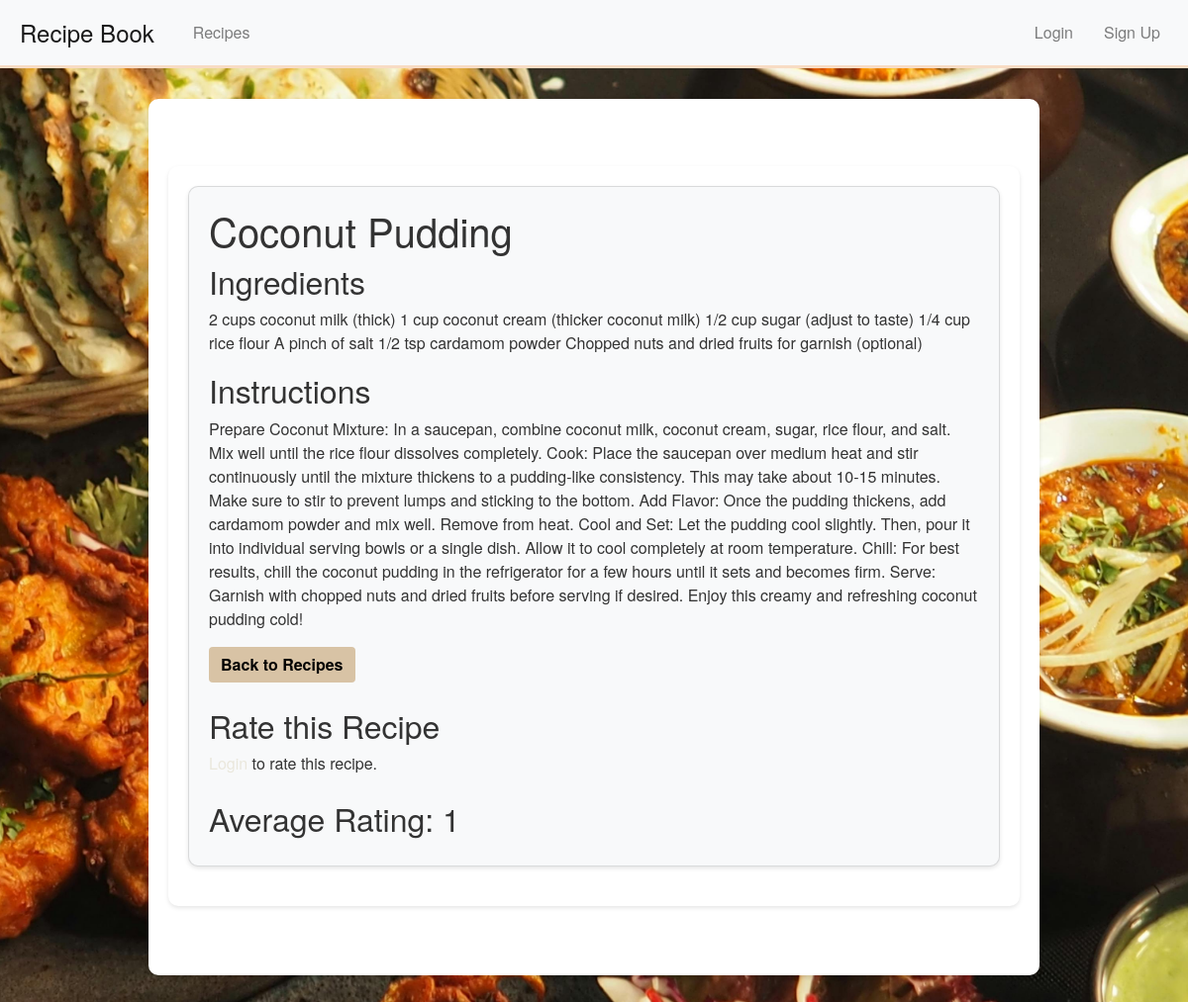
Screenshot of /recipes/12/ with the database file from the repository.
### recipes/models.py (models this page shows, shortened)
class Recipe(models.Model):
    title = models.CharField(max_length=200)
    description = models.TextField()
    category = models.ForeignKey(Category, on_delete=models.CASCADE)
    ingredients = models.TextField()  # Assuming ingredients are stored as a text field
    instructions = models.TextField()  # Assuming instructions are stored as a text field
    image = models.ImageField(upload_to='recipe_images/', blank=True, null=True)
    author = models.ForeignKey(User, on_delete=models.CASCADE)

class Rating(models.Model):
    recipe = models.ForeignKey(Recipe, related_name='ratings', on_delete=models.CASCADE)
    user = models.ForeignKey(User, on_delete=models.CASCADE)
    value = models.PositiveSmallIntegerField()
    class Meta:
        unique_together = ('recipe', 'user')

### recipes/views.py (the view)
# urls.py: path('recipes/<int:pk>/', views.recipe_detail, name='recipe_detail'),
def recipe_detail(request, pk):
    recipe = get_object_or_404(Recipe, pk=pk)
    if request.method == 'POST':
        form = RatingForm(request.POST)
        if form.is_valid():
            rating, created = Rating.objects.update_or_create(
                user=request.user,
                recipe=recipe,
                defaults={'value': form.cleaned_data['value']}
            )
            messages.success(request, 'Your rating has been submitted!')
            return redirect('recipe_detail', pk=recipe.pk)
    else:
        form = RatingForm()
    return render(request, 'recipes/recipe_detail.html', {'recipe': recipe, 'form': form})

### recipes/templates/recipes/recipe_detail.html (shortened to what this page needs)
{% extends 'recipes/base.html' %}
{% load static %}
{% block content %}
<div class="container mt-5">
    <div class="card">
        <div class="card-body">
            <h1>{{ recipe.title }}</h1>
            <div class="recipe-info">
                <h2>Ingredients</h2>
                <p>{{ recipe.ingredients }}</p>
                <h2>Instructions</h2>
                <p>{{ recipe.instructions }}</p>
            </div>
            <div class="recipe-actions">
                <a href="{% url 'recipe_list' %}" class="btn btn-secondary">Back to Recipes</a>
            </div>
            <div class="rating-form mt-4">
                <h2>Rate this Recipe</h2>
                {% if user.is_authenticated %}
                <form method="post">
                    {% csrf_token %}
                    {{ form.as_p }}
                    <button type="submit" class="btn btn-primary">Submit Rating</button>
                </form>
                {% else %}
                <p><a href="{% url 'login' %}">Login</a> to rate this recipe.</p>
                {% endif %}
            </div>
            <div class="average-rating mt-4">
                <h2>Average Rating: {{ recipe.ratings.all|length }}</h2>
            </div>
        </div>
    </div>
</div>
{% endblock %}

### recipes/static/css/style.css (style rules this page uses)
a { color: #EAE7DC; text-decoration: none; }
.container { max-width: 900px; margin: 50px auto; padding: 20px; background-color: white; box-shadow: 0 2px 4px rgba(0, 0, 0, 0.1); border-radius: 10px; }
.card { background-color: #F8F9FA; border-radius: 10px; margin-bottom: 20px; box-shadow: 0 2px 4px rgba(0, 0, 0, 0.1); transition: transform 0.3s, box-shadow 0.3s; }
.card .btn { background-color: #D8C3A5; border: none; color: black; font-weight: bold; }

### rows the page displays
Recipe: title "Coconut Pudding", ingredients "2 cups coconut milk (thick) 1 cup coconut cream (thicker coconut milk) 1/2 cup sugar (adjust to taste) 1/4 cup rice flour A pinch of salt 1/2 tsp cardamom powder Chopped nuts and dried fruits for garnish (optional)", instructions "Prepare Coconut Mixture: In a saucepan, combine coconut milk, coconut cream, sugar, rice flour, and salt. Mix well until the rice flour dissolves completely. Cook: Place the saucepan over medium heat and stir continuously until the mixture thickens to a pudding-like consistency. This may take about 10-15 minutes. Make sure to stir to prevent lumps and sticking to the bottom. Add Flavor: Once the pudding thickens, add cardamom powder and mix well. Remove from heat. Cool and Set: Let the pudding cool slightly. Then, pour it into individual serving bowls or a single dish. Allow it to cool completely at room temperature. Chill: For best results, chill the coconut pudding in the refrigerator for…", ratings.all|length "1"
